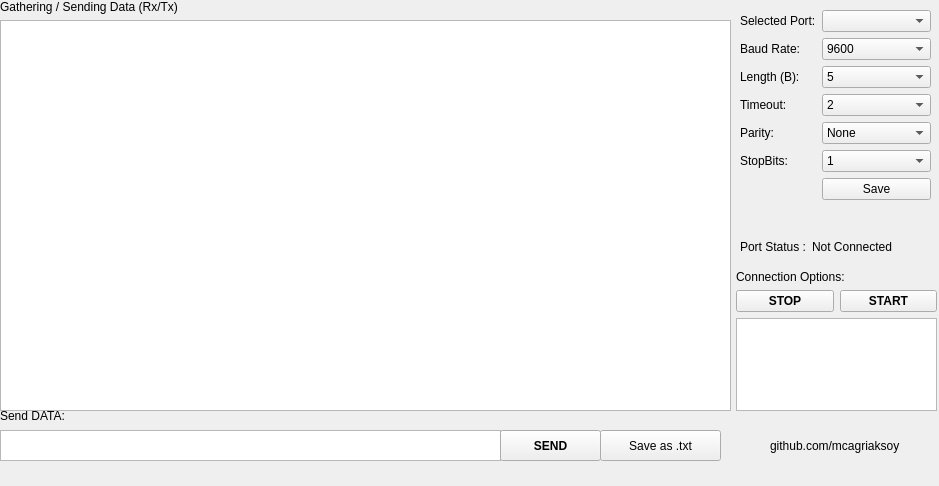
<?xml version="1.0" encoding="UTF-8"?>
<ui version="4.0">
 <class>main_window</class>
 <widget class="QMainWindow" name="main_window">
  <property name="geometry">
   <rect>
    <x>0</x>
    <y>0</y>
    <width>939</width>
    <height>486</height>
   </rect>
  </property>
  <property name="cursor">
   <cursorShape>ArrowCursor</cursorShape>
  </property>
  <property name="windowTitle">
   <string>AFCOM Client (A free COM port data transfer client)</string>
  </property>
  <property name="windowIcon">
   <iconset>
    <normaloff>icon.ico</normaloff>icon.ico</iconset>
  </property>
  <property name="windowOpacity">
   <double>1.000000000000000</double>
  </property>
  <property name="statusTip">
   <string>Mehmet Cagri Aksoy</string>
  </property>
  <property name="whatsThis">
   <string>Serial Communication Program Mehmet Cagri Aksoy</string>
  </property>
  <widget class="QWidget" name="centralwidget">
   <widget class="QWidget" name="formLayoutWidget">
    <property name="geometry">
     <rect>
      <x>740</x>
      <y>10</y>
      <width>191</width>
      <height>211</height>
     </rect>
    </property>
    <layout class="QFormLayout" name="formLayout">
     <item row="0" column="0">
      <widget class="QLabel" name="label_2">
       <property name="text">
        <string>Selected Port:</string>
       </property>
      </widget>
     </item>
     <item row="1" column="0">
      <widget class="QLabel" name="label_6">
       <property name="text">
        <string>Baud Rate:</string>
       </property>
      </widget>
     </item>
     <item row="1" column="1">
      <widget class="QComboBox" name="comboBox_1">
       <item>
        <property name="text">
         <string>9600</string>
        </property>
       </item>
       <item>
        <property name="text">
         <string>1200</string>
        </property>
       </item>
       <item>
        <property name="text">
         <string>2400</string>
        </property>
       </item>
       <item>
        <property name="text">
         <string>4800</string>
        </property>
       </item>
       <item>
        <property name="text">
         <string>19200</string>
        </property>
       </item>
       <item>
        <property name="text">
         <string>38400</string>
        </property>
       </item>
       <item>
        <property name="text">
         <string>57600</string>
        </property>
       </item>
       <item>
        <property name="text">
         <string>115200</string>
        </property>
       </item>
      </widget>
     </item>
     <item row="2" column="0">
      <widget class="QLabel" name="label_7">
       <property name="text">
        <string>Length (B):</string>
       </property>
      </widget>
     </item>
     <item row="2" column="1">
      <widget class="QComboBox" name="comboBox_2">
       <item>
        <property name="text">
         <string>5</string>
        </property>
       </item>
       <item>
        <property name="text">
         <string>6</string>
        </property>
       </item>
       <item>
        <property name="text">
         <string>7</string>
        </property>
       </item>
       <item>
        <property name="text">
         <string>8</string>
        </property>
       </item>
      </widget>
     </item>
     <item row="3" column="1">
      <widget class="QComboBox" name="comboBox">
       <item>
        <property name="text">
         <string>2</string>
        </property>
       </item>
       <item>
        <property name="text">
         <string>3</string>
        </property>
       </item>
       <item>
        <property name="text">
         <string>4</string>
        </property>
       </item>
       <item>
        <property name="text">
         <string>5</string>
        </property>
       </item>
       <item>
        <property name="text">
         <string>10</string>
        </property>
       </item>
       <item>
        <property name="text">
         <string>30</string>
        </property>
       </item>
       <item>
        <property name="text">
         <string>50</string>
        </property>
       </item>
       <item>
        <property name="text">
         <string>100</string>
        </property>
       </item>
      </widget>
     </item>
     <item row="3" column="0">
      <widget class="QLabel" name="label_12">
       <property name="text">
        <string>Timeout:</string>
       </property>
      </widget>
     </item>
     <item row="0" column="1">
      <widget class="QComboBox" name="comboBox_3"/>
     </item>
     <item row="4" column="0">
      <widget class="QLabel" name="label_13">
       <property name="text">
        <string>Parity:</string>
       </property>
      </widget>
     </item>
     <item row="4" column="1">
      <widget class="QComboBox" name="comboBox_4">
       <item>
        <property name="text">
         <string>None</string>
        </property>
       </item>
       <item>
        <property name="text">
         <string>Even</string>
        </property>
       </item>
       <item>
        <property name="text">
         <string>Odd</string>
        </property>
       </item>
       <item>
        <property name="text">
         <string>Mark</string>
        </property>
       </item>
       <item>
        <property name="text">
         <string>Space</string>
        </property>
       </item>
      </widget>
     </item>
     <item row="5" column="0">
      <widget class="QLabel" name="label_14">
       <property name="text">
        <string>StopBits:</string>
       </property>
      </widget>
     </item>
     <item row="6" column="1">
      <widget class="QPushButton" name="save_button">
       <property name="text">
        <string>Save</string>
       </property>
      </widget>
     </item>
     <item row="5" column="1">
      <widget class="QComboBox" name="comboBox_5">
       <item>
        <property name="text">
         <string>1</string>
        </property>
       </item>
       <item>
        <property name="text">
         <string>1.5</string>
        </property>
       </item>
       <item>
        <property name="text">
         <string>2</string>
        </property>
       </item>
      </widget>
     </item>
    </layout>
   </widget>
   <widget class="QWidget" name="gridLayoutWidget">
    <property name="geometry">
     <rect>
      <x>0</x>
      <y>0</y>
      <width>731</width>
      <height>411</height>
     </rect>
    </property>
    <layout class="QGridLayout" name="gridLayout">
     <item row="1" column="0">
      <widget class="QLabel" name="label_3">
       <property name="text">
        <string>Gathering / Sending Data (Rx/Tx)</string>
       </property>
      </widget>
     </item>
     <item row="2" column="0">
      <widget class="QTextEdit" name="textEdit_3">
       <property name="autoFillBackground">
        <bool>false</bool>
       </property>
      </widget>
     </item>
    </layout>
   </widget>
   <widget class="QWidget" name="formLayoutWidget_2">
    <property name="geometry">
     <rect>
      <x>740</x>
      <y>240</y>
      <width>191</width>
      <height>21</height>
     </rect>
    </property>
    <layout class="QFormLayout" name="formLayout_2">
     <item row="0" column="0">
      <widget class="QLabel" name="label_4">
       <property name="font">
        <font>
         <family>Arial</family>
         <pointsize>9</pointsize>
         <bold>false</bold>
        </font>
       </property>
       <property name="text">
        <string>Port Status :</string>
       </property>
      </widget>
     </item>
     <item row="0" column="1">
      <widget class="QLabel" name="label_5">
       <property name="font">
        <font>
         <family>Arial</family>
         <pointsize>9</pointsize>
         <bold>false</bold>
        </font>
       </property>
       <property name="styleSheet">
        <string notr="true"/>
       </property>
       <property name="text">
        <string>Not Connected</string>
       </property>
      </widget>
     </item>
    </layout>
   </widget>
   <widget class="QWidget" name="verticalLayoutWidget">
    <property name="geometry">
     <rect>
      <x>736</x>
      <y>270</y>
      <width>201</width>
      <height>141</height>
     </rect>
    </property>
    <layout class="QVBoxLayout" name="verticalLayout">
     <item>
      <widget class="QLabel" name="label_10">
       <property name="text">
        <string>Connection Options:</string>
       </property>
      </widget>
     </item>
     <item>
      <layout class="QHBoxLayout" name="horizontalLayout_2">
       <item>
        <widget class="QPushButton" name="end_button">
         <property name="font">
          <font>
           <pointsize>9</pointsize>
           <bold>true</bold>
          </font>
         </property>
         <property name="locale">
          <locale language="English" country="UnitedStates"/>
         </property>
         <property name="text">
          <string>STOP</string>
         </property>
        </widget>
       </item>
       <item>
        <widget class="QPushButton" name="start_button">
         <property name="font">
          <font>
           <pointsize>9</pointsize>
           <bold>true</bold>
          </font>
         </property>
         <property name="text">
          <string>START</string>
         </property>
        </widget>
       </item>
      </layout>
     </item>
     <item>
      <widget class="QTextEdit" name="textEdit"/>
     </item>
    </layout>
   </widget>
   <widget class="QPushButton" name="save_txt_button">
    <property name="geometry">
     <rect>
      <x>600</x>
      <y>430</y>
      <width>121</width>
      <height>31</height>
     </rect>
    </property>
    <property name="text">
     <string>Save as .txt</string>
    </property>
   </widget>
   <widget class="QLabel" name="label_9">
    <property name="geometry">
     <rect>
      <x>0</x>
      <y>400</y>
      <width>451</width>
      <height>31</height>
     </rect>
    </property>
    <property name="text">
     <string>Send DATA:</string>
    </property>
   </widget>
   <widget class="QTextEdit" name="textEdit_2">
    <property name="geometry">
     <rect>
      <x>0</x>
      <y>430</y>
      <width>501</width>
      <height>31</height>
     </rect>
    </property>
   </widget>
   <widget class="QPushButton" name="send_data_button">
    <property name="geometry">
     <rect>
      <x>500</x>
      <y>430</y>
      <width>101</width>
      <height>31</height>
     </rect>
    </property>
    <property name="font">
     <font>
      <bold>true</bold>
     </font>
    </property>
    <property name="text">
     <string>SEND</string>
    </property>
   </widget>
   <widget class="QLabel" name="label">
    <property name="geometry">
     <rect>
      <x>770</x>
      <y>430</y>
      <width>141</width>
      <height>31</height>
     </rect>
    </property>
    <property name="text">
     <string>github.com/mcagriaksoy</string>
    </property>
   </widget>
  </widget>
  <action name="actionAna_Ekran">
   <property name="text">
    <string>Ana Ekran</string>
   </property>
  </action>
  <action name="actionHelp">
   <property name="text">
    <string>Help</string>
   </property>
  </action>
 </widget>
 <resources/>
 <connections/>
</ui>
